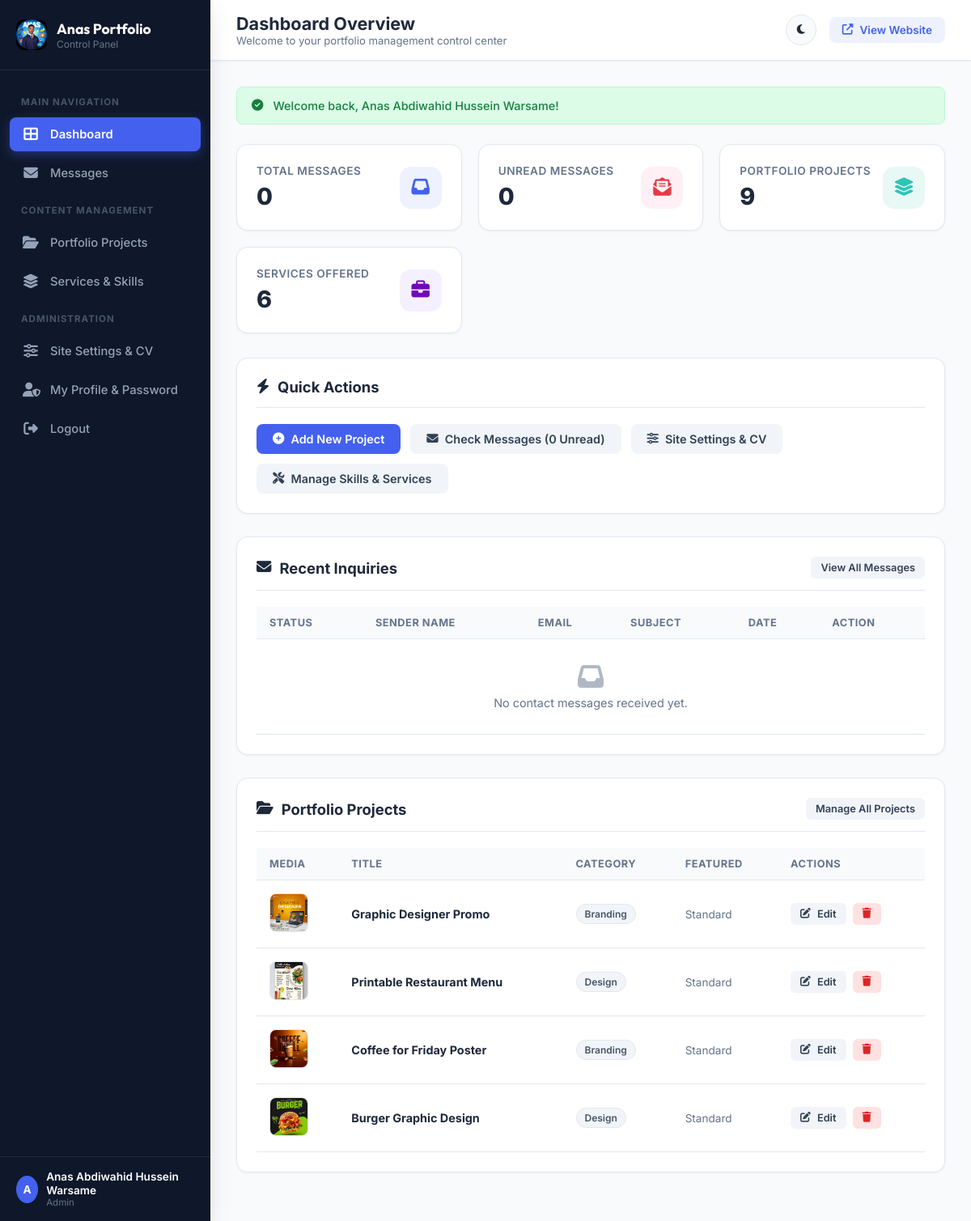
/admin/index.php (signed in), run on the app's committed database.
### tables this page shows
CREATE TABLE IF NOT EXISTS `projects` (
    `id` INT AUTO_INCREMENT PRIMARY KEY,
    `title` VARCHAR(150) NOT NULL,
    `category` VARCHAR(50) NOT NULL DEFAULT 'web',
    `description` TEXT NULL,
    `image_url` VARCHAR(255) NULL,
    `video_url` VARCHAR(255) NULL,
    `project_url` VARCHAR(255) NULL,
    `badge_text` VARCHAR(50) NULL,
    `is_featured` TINYINT(1) DEFAULT 0,
    `sort_order` INT DEFAULT 0,
    `created_at` TIMESTAMP DEFAULT CURRENT_TIMESTAMP
);

### includes/functions.php (called while the page is built, shortened)
<?php
function e($string) {
    return htmlspecialchars((string)$string, ENT_QUOTES, 'UTF-8');
}
function csrf_token() {
    return $_SESSION['csrf_token'];
}
function is_logged_in() {
    return isset($_SESSION['admin_logged_in']) && $_SESSION['admin_logged_in'] === true && !empty($_SESSION['admin_id']);
}
function current_user() {
    return [
        'id' => $_SESSION['admin_id'] ?? null,
        'username' => $_SESSION['admin_username'] ?? '',
        'full_name' => $_SESSION['admin_name'] ?? 'Admin',
        'email' => $_SESSION['admin_email'] ?? '',
        'role' => $_SESSION['admin_role'] ?? 'admin'
    ];
}
function get_flash() {
    if (isset($_SESSION['flash'])) {
        $flash = $_SESSION['flash'];
        return $flash;
    }
    return null;
}

### admin/index.php (the view, shortened to what this page needs)
<?php
$pageTitle = 'Dashboard Overview';
$pageSubtitle = 'Welcome to your portfolio management control center';
require_once __DIR__ . '/includes/admin_header.php';
$totalMessages = 0;
$unreadMessages = 0;
$totalProjects = 0;
$totalServices = 0;
try {
    $totalMessages = (int)$pdo->query("SELECT COUNT(*) FROM messages")->fetchColumn();
    $unreadMessages = (int)$pdo->query("SELECT COUNT(*) FROM messages WHERE is_read = 0")->fetchColumn();
    $totalProjects = (int)$pdo->query("SELECT COUNT(*) FROM projects")->fetchColumn();
    $totalServices = (int)$pdo->query("SELECT COUNT(*) FROM services")->fetchColumn();
} catch (Exception $e) {
}
$recentMessages = [];
try {
    $stmt = $pdo->query("SELECT * FROM messages ORDER BY created_at DESC LIMIT 5");
    $recentMessages = $stmt->fetchAll();
} catch (Exception $e) {
    $recentMessages = [];
}
$recentProjects = [];
try {
    $stmt = $pdo->query("SELECT * FROM projects ORDER BY id DESC LIMIT 4");
    $recentProjects = $stmt->fetchAll();
} catch (Exception $e) {
    $recentProjects = [];
}
?>
<div class="stats-grid">
  <div class="stat-box">
    <div class="stat-box-info">
      <p>Total Messages</p>
      <h3><?php echo $totalMessages; ?></h3>
    </div>
    <div class="stat-box-icon blue">
      <i class="fas fa-inbox"></i>
    </div>
  </div>
  <div class="stat-box">
    <div class="stat-box-info">
      <p>Unread Messages</p>
      <h3><?php echo $unreadMessages; ?></h3>
    </div>
    <div class="stat-box-icon red">
      <i class="fas fa-envelope-open-text"></i>
    </div>
  </div>
  <div class="stat-box">
    <div class="stat-box-info">
      <p>Portfolio Projects</p>
      <h3><?php echo $totalProjects; ?></h3>
    </div>
    <div class="stat-box-icon green">
      <i class="fas fa-layer-group"></i>
    </div>
  </div>
  <div class="stat-box">
    <div class="stat-box-info">
      <p>Services Offered</p>
      <h3><?php echo $totalServices; ?></h3>
    </div>
    <div class="stat-box-icon purple">
      <i class="fas fa-briefcase"></i>
    </div>
  </div>
</div>
<div class="admin-card">
  <div class="card-header">
    <h2><i class="fas fa-bolt"></i> Quick Actions</h2>
  </div>
  <div style="display: flex; gap: 12px; flex-wrap: wrap;">
    <a href="project_add.php" class="btn btn-primary">
      <i class="fas fa-plus-circle"></i> Add New Project
    </a>
    <a href="messages.php" class="btn btn-secondary">
      <i class="fas fa-envelope"></i> Check Messages (<?php echo $unreadMessages; ?> Unread)
    </a>
    <a href="settings.php" class="btn btn-secondary">
      <i class="fas fa-sliders-h"></i> Site Settings & CV
    </a>
    <a href="services.php" class="btn btn-secondary">
      <i class="fas fa-tools"></i> Manage Skills & Services
    </a>
  </div>
</div>
<div class="admin-card">
  <div class="card-header">
    <h2><i class="fas fa-envelope"></i> Recent Inquiries</h2>
    <a href="messages.php" class="btn btn-sm btn-secondary">View All Messages</a>
  </div>
  <div class="table-responsive">
    <table class="admin-table">
      <thead>
        <tr>
          <th>Status</th>
          <th>Sender Name</th>
          <th>Email</th>
          <th>Subject</th>
          <th>Date</th>
          <th>Action</th>
        </tr>
      </thead>
      <tbody>
        <?php if (empty($recentMessages)): ?>
          <tr>
            <td colspan="6" style="text-align: center; color: var(--text-muted); padding: 30px;">
              <i class="fas fa-inbox" style="font-size: 2rem; margin-bottom: 8px; display: block; opacity: 0.5;"></i>
              No contact messages received yet.
            </td>
          </tr>
        <?php endif; ?>
      </tbody>
    </table>
  </div>
</div>
<div class="admin-card">
  <div class="card-header">
    <h2><i class="fas fa-folder-open"></i> Portfolio Projects</h2>
    <a href="projects.php" class="btn btn-sm btn-secondary">Manage All Projects</a>
  </div>
  <div class="table-responsive">
    <table class="admin-table">
      <thead>
        <tr>
          <th>Media</th>
          <th>Title</th>
          <th>Category</th>
          <th>Featured</th>
          <th>Actions</th>
        </tr>
      </thead>
      <tbody>
        <?php if (empty($recentProjects)): ?>
          <tr>
            <td colspan="5" style="text-align: center; color: var(--text-muted); padding: 30px;">
              No portfolio projects found. <a href="project_add.php">Add one now!</a>
            </td>
          </tr>
        <?php else: ?>
          <?php foreach ($recentProjects as $proj): ?>
            <tr>
              <td>
                <?php
                  $imgPath = $proj['image_url'];
                ?>
                <?php if (!empty($proj['image_url'])): ?>
                  <img src="../<?php echo e($imgPath); ?>" alt="<?php echo e($proj['title']); ?>" class="table-img">
                <?php elseif (!empty($proj['video_url'])): ?>
                  <div class="table-img" style="background:#eef2ff; display:flex; align-items:center; justify-content:center; color:var(--primary)">
                    <i class="fas fa-video"></i>
                  </div>
                <?php else: ?>
                  <div class="table-img" style="background:#f1f5f9; display:flex; align-items:center; justify-content:center; color:#94a3b8">
                    <i class="fas fa-image"></i>
                  </div>
                <?php endif; ?>
              </td>
              <td><strong><?php echo e($proj['title']); ?></strong></td>
              <td><span class="badge badge-category"><?php echo ucfirst(e($proj['category'])); ?></span></td>
              <td>
                <?php if ($proj['is_featured']): ?>
                  <span class="badge badge-featured"><i class="fas fa-star"></i> Featured</span>
                <?php else: ?>
                  <span style="color: var(--text-muted); font-size: 0.85rem;">Standard</span>
                <?php endif; ?>
              </td>
              <td>
                <div class="btn-group">
                  <a href="project_edit.php?id=<?php echo $proj['id']; ?>" class="btn btn-sm btn-secondary">
                    <i class="fas fa-edit"></i> Edit
                  </a>
                  <a href="project_delete.php?id=<?php echo $proj['id']; ?>&csrf_token=<?php echo csrf_token(); ?>" class="btn btn-sm btn-danger" data-confirm="Are you sure you want to delete this project?">
                    <i class="fas fa-trash"></i>
                  </a>
                </div>
              </td>
            </tr>
          <?php endforeach; ?>
        <?php endif; ?>
      </tbody>
    </table>
  </div>
</div>
<?php require_once __DIR__ . '/includes/admin_footer.php'; ?>

### admin/includes/admin_header.php (shortened to what this page needs)
<?php
require_once __DIR__ . '/../../includes/functions.php';
$currentUser = current_user();
$currentPage = basename($_SERVER['PHP_SELF']);
$flash = get_flash();
?>
<!DOCTYPE html>
<html lang="en">
<head>
  <link rel="stylesheet" href="https://cdnjs.cloudflare.com/ajax/libs/font-awesome/6.5.0/css/all.min.css">
  <link rel="stylesheet" href="assets/css/admin.css">
</head>
<body>
  <aside class="admin-sidebar" id="adminSidebar">
    <div class="sidebar-header">
      <img src="../Sawir Logo.png" alt="Anas Logo" class="sidebar-logo">
      <div class="sidebar-brand">
        <h2>Anas Portfolio</h2>
        <span>Control Panel</span>
      </div>
    </div>
    <ul class="sidebar-menu">
      <li class="sidebar-heading">Main Navigation</li>
      <li>
        <a href="index.php" class="sidebar-link <?php echo $currentPage === 'index.php' ? 'active' : ''; ?>">
          <i class="fas fa-th-large"></i>
          <span>Dashboard</span>
        </a>
      </li>
      <li>
        <a href="messages.php" class="sidebar-link <?php echo in_array($currentPage, ['messages.php', 'message_view.php']) ? 'active' : ''; ?>">
          <i class="fas fa-envelope"></i>
          <span>Messages</span>
        </a>
      </li>
      <li class="sidebar-heading">Content Management</li>
      <li>
        <a href="projects.php" class="sidebar-link <?php echo in_array($currentPage, ['projects.php', 'project_add.php', 'project_edit.php']) ? 'active' : ''; ?>">
          <i class="fas fa-folder-open"></i>
          <span>Portfolio Projects</span>
        </a>
      </li>
      <li>
        <a href="services.php" class="sidebar-link <?php echo $currentPage === 'services.php' ? 'active' : ''; ?>">
          <i class="fas fa-layer-group"></i>
          <span>Services & Skills</span>
        </a>
      </li>
      <li class="sidebar-heading">Administration</li>
      <li>
        <a href="settings.php" class="sidebar-link <?php echo $currentPage === 'settings.php' ? 'active' : ''; ?>">
          <i class="fas fa-sliders-h"></i>
          <span>Site Settings & CV</span>
        </a>
      </li>
      <li>
        <a href="profile.php" class="sidebar-link <?php echo $currentPage === 'profile.php' ? 'active' : ''; ?>">
          <i class="fas fa-user-shield"></i>
          <span>My Profile & Password</span>
        </a>
      </li>
      <li>
        <a href="logout.php" class="sidebar-link" data-confirm="Are you sure you want to logout?">
          <i class="fas fa-sign-out-alt"></i>
          <span>Logout</span>
        </a>
      </li>
    </ul>
    <div class="sidebar-footer">
      <div class="user-mini">
        <div class="user-avatar"><?php echo strtoupper(substr($currentUser['full_name'], 0, 1)); ?></div>
        <div class="user-info-text">
          <div class="name"><?php echo e($currentUser['full_name']); ?></div>
          <div class="role"><?php echo ucfirst(e($currentUser['role'])); ?></div>
        </div>
      </div>
    </div>
  </aside>
  <div class="admin-main">
    <header class="admin-topbar">
      <div class="topbar-left">
        <div class="page-title-wrap">
          <h1><?php echo isset($pageTitle) ? e($pageTitle) : 'Dashboard'; ?></h1>
          <p><?php echo isset($pageSubtitle) ? e($pageSubtitle) : 'Welcome to Anas Portfolio Administration'; ?></p>
        </div>
      </div>
      <div class="topbar-right">
        <button class="theme-toggle-btn" id="themeToggle" title="Toggle Dark/Light Mode">
          <i class="fas fa-moon"></i>
        </button>
        <a href="../index.php" target="_blank" class="btn-view-site">
          <i class="fas fa-external-link-alt"></i>
          <span>View Website</span>
        </a>
      </div>
    </header>
    <main class="admin-body">
      <?php if ($flash): ?>
        <div class="alert alert-<?php echo e($flash['type']); ?>">
          <i class="fas fa-<?php echo $flash['type'] === 'success' ? 'check-circle' : ($flash['type'] === 'warning' ? 'exclamation-triangle' : 'exclamation-circle'); ?>"></i>
          <span><?php echo e($flash['message']); ?></span>
        </div>
      <?php endif; ?>

### admin/includes/admin_footer.php (shortened to what this page needs)
    </main>
  </div>
</body>
</html>

### data on the page
projects: image_url (picture), title "Graphic Designer Promo", category "Branding", is_featured "Standard"
projects: image_url+title (picture), title "Printable Restaurant Menu", category "Design", is_featured "Standard"
projects: image_url (picture), title "Coffee for Friday Poster", category "Branding", is_featured "Standard"
projects: image_url (picture), title "Burger Graphic Design", category "Design", is_featured "Standard"

### other printed values
substr($currentUser['full_name'], 0, 1) "A"
$currentUser['full_name'] "Anas Abdiwahid Hussein Warsame"
$currentUser['role'] "Admin"
$pageTitle "Dashboard Overview"
$pageSubtitle "Welcome to your portfolio management control center"
$flash['message'] "Welcome back, Anas Abdiwahid Hussein Warsame!"
$totalMessages "0"
$unreadMessages "0"
$totalProjects "9"
$totalServices "6"
